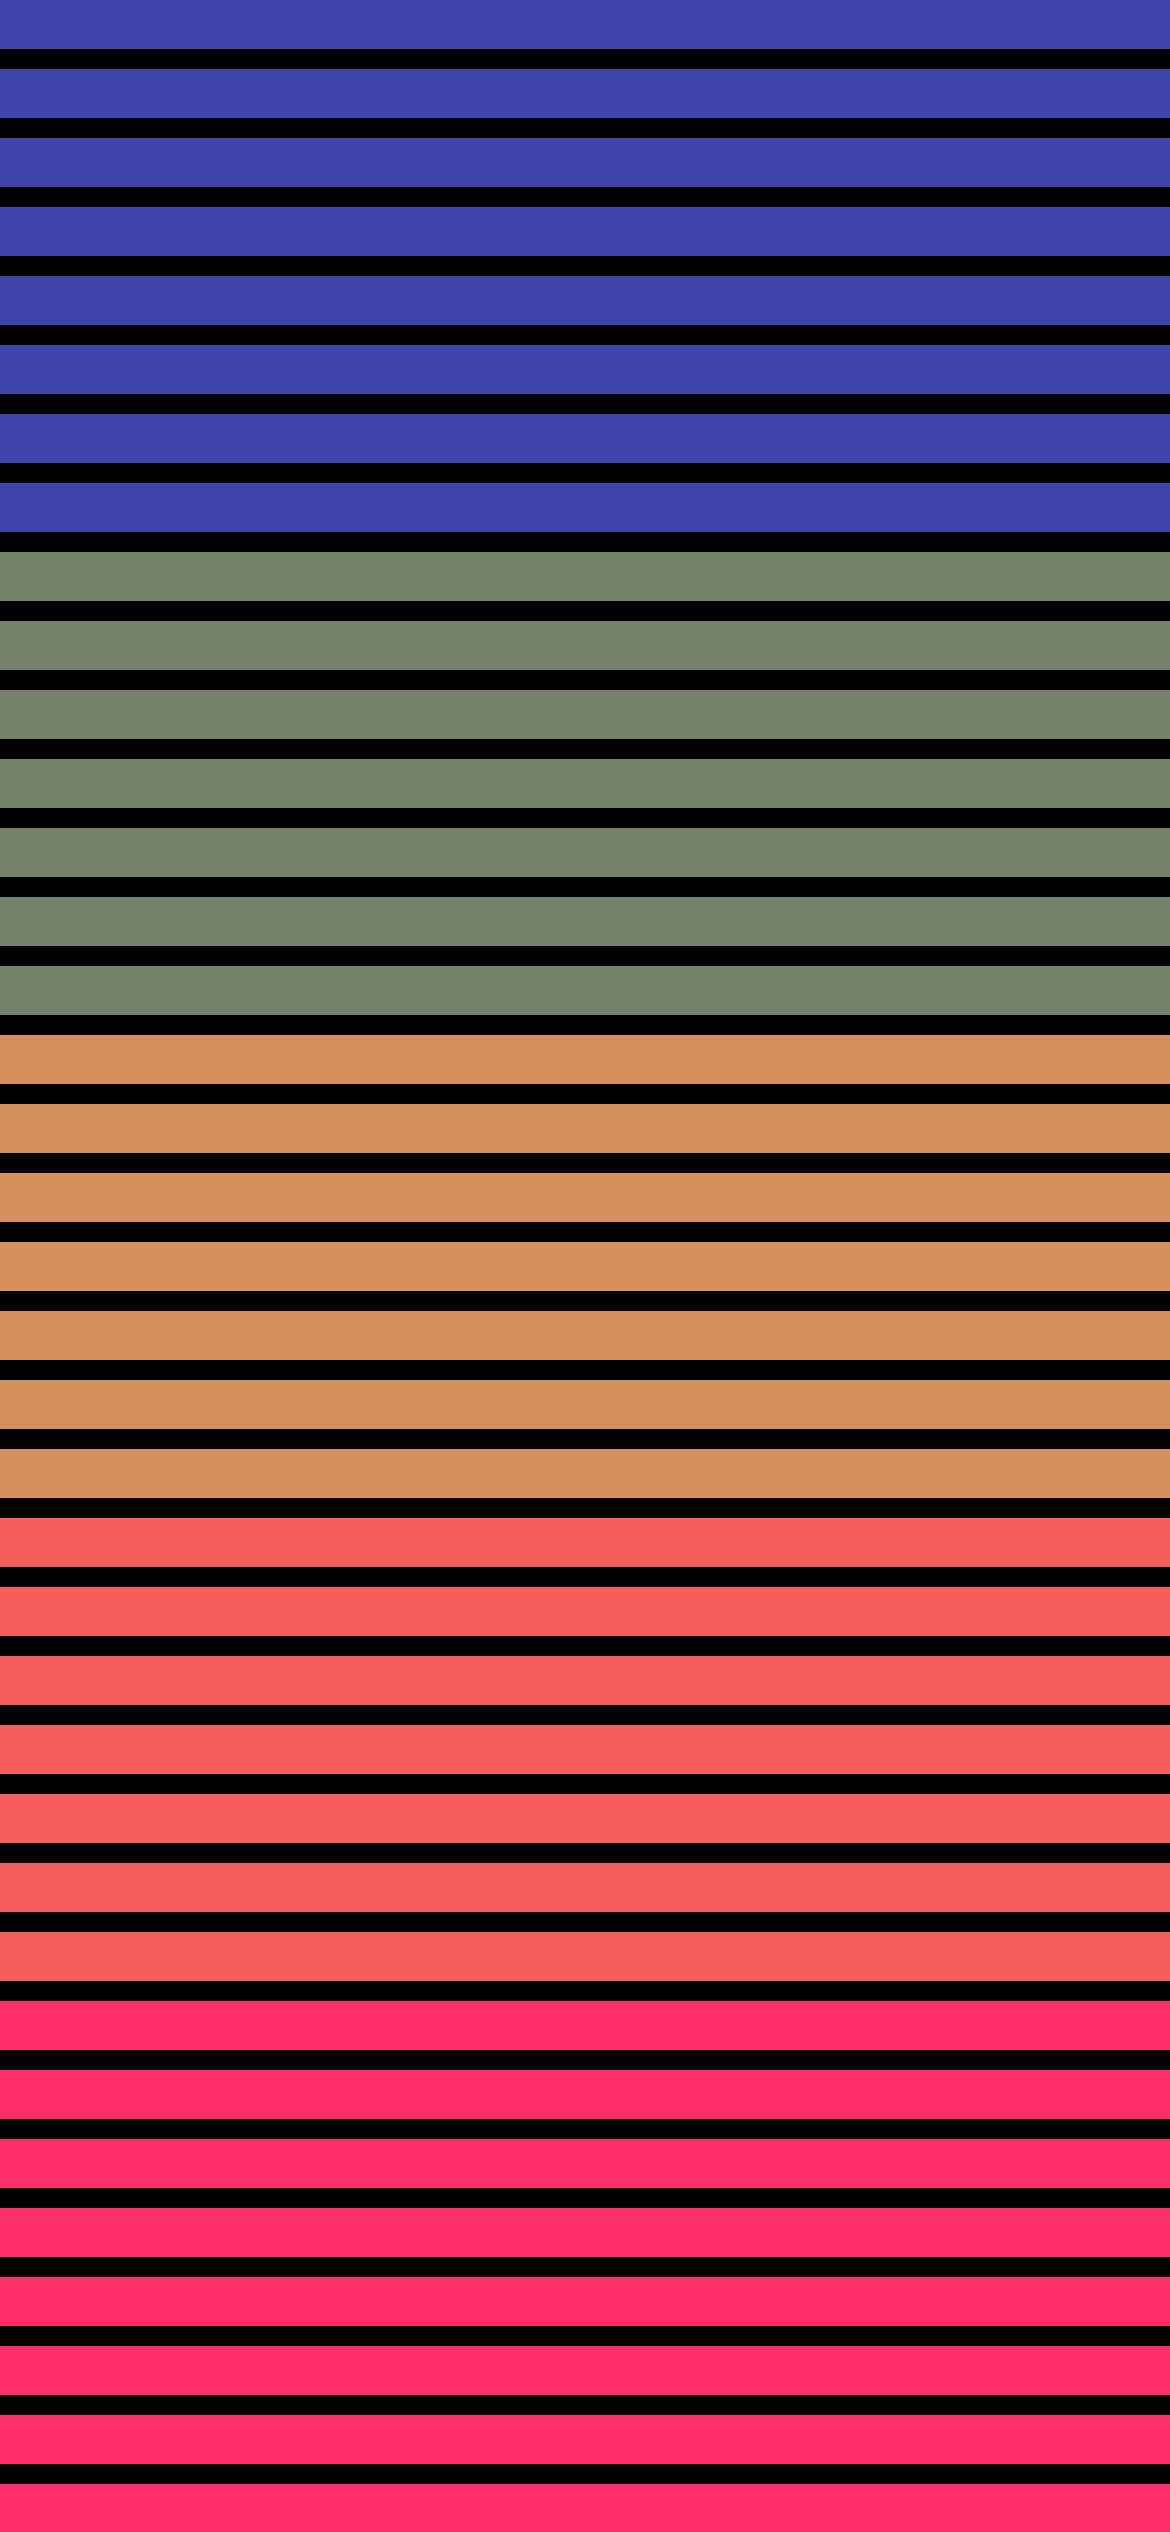

This chart was generated by the following Python code:
#!/usr/bin/env python3
# -*- coding: utf-8 -*-

import math
import os
import subprocess
import shutil
import sys
import datetime
import errno
import re
import random

from PIL import Image

w = 1170
h = 2532

counts = [8, 7, 7, 7, 8]
colors = [(62, 68, 170, 255), (115, 130, 104, 255),
          (213, 144, 94, 255), (245, 94, 91, 255), (254, 47, 104, 255)]


def make_wallpaper(path):

    newImg = Image.new('RGBA', (w, h), (0, 0, 0, 255))

    total = 0
    for x in counts:
        total += x

    cell_height = math.ceil(h / total)

    start = 0
    offset = 10
    top = start

    for i in range(0, 5):
        print(i)
        c = counts[i]
        color = colors[i]
        for j in range(0, c):
            cell = Image.new('RGBA', (w, cell_height - offset - offset), color)
            newImg.paste(cell, (0, top))
            top += cell_height

    newImg.save(path)


def main():

    cnt = 0

    s_cnt = ('_' + str(cnt)) if cnt > 0 else ''
    name = 'rainbow-wallpaper' + s_cnt + '.png'
    path = os.path.join(os.getcwd(), name)
    while os.path.isfile(path):
        cnt += 1
        s_cnt = ('_' + str(cnt)) if cnt > 0 else ''
        name = 'rainbow-wallpaper' + s_cnt + '.png'
        path = os.path.join(os.getcwd(), name)

    print(path)

    make_wallpaper(path)

    print('Done')


if __name__ == "__main__":
    main()
